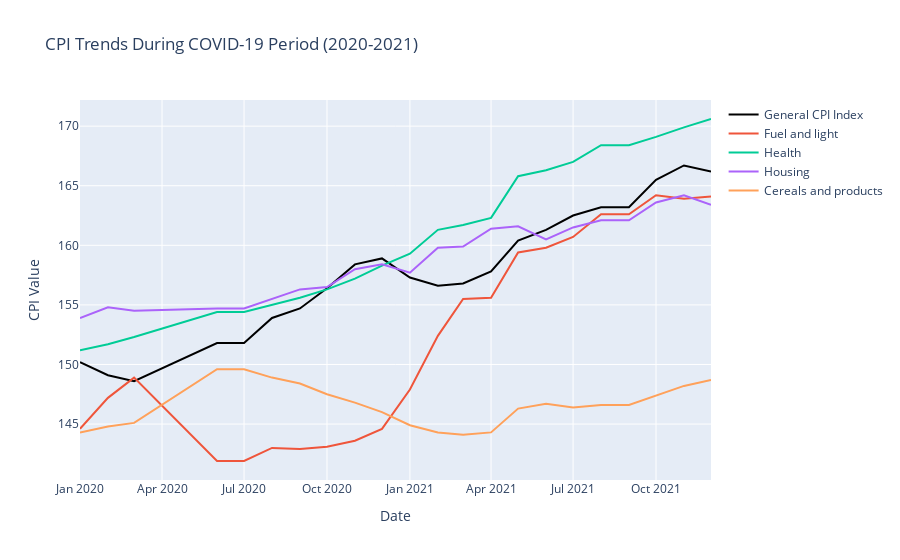

The cell this chart's notebook holds for it:
### Code cell
# event-based analysis (COVID-19 Period)
covid_period = rural_urban_cpi[(rural_urban_cpi.index >= '2020-01-01') & (rural_urban_cpi.index <= '2021-12-31')][sectors_to_analyze + ['General index']].fillna(method='ffill').reset_index()

fig = go.Figure()
fig.add_trace(go.Scatter(x=covid_period['Date'], y=covid_period['General index'], mode='lines', name='General CPI Index', line=dict(width=2, color='black')))
for sector in sectors_to_analyze:
    fig.add_trace(go.Scatter(x=covid_period['Date'], y=covid_period[sector], mode='lines', name=sector))
fig.update_layout(title='CPI Trends During COVID-19 Period (2020-2021)', xaxis_title='Date', yaxis_title='CPI Value')
fig.show()
